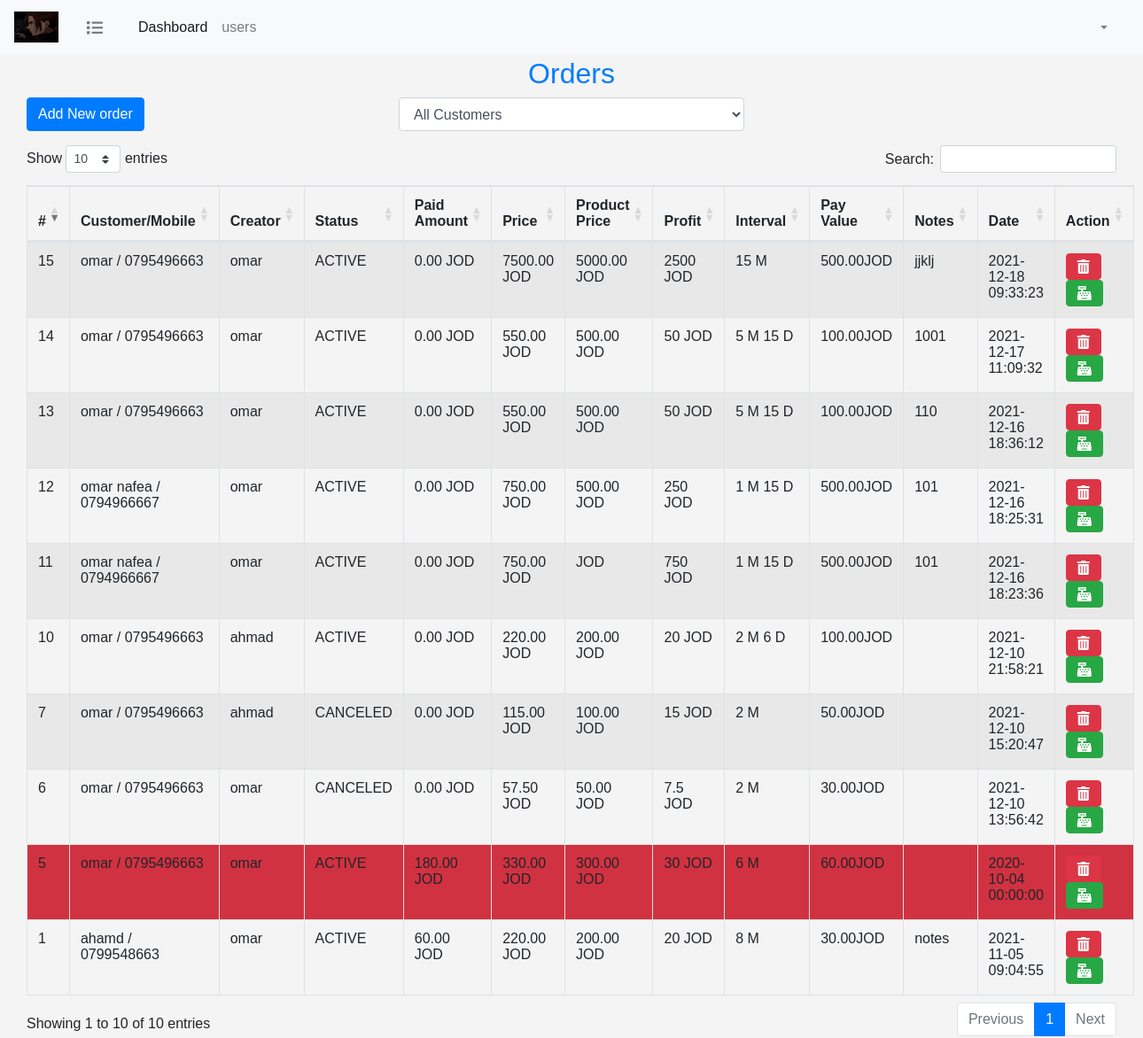
Screenshot of /orders/index.php with the database file from the repository.
### tables this page shows
CREATE TABLE IF NOT EXISTS `orders` (
  `order_id` int(11) NOT NULL AUTO_INCREMENT,
  `creator_id` int(11) NOT NULL,
  `customer_id` int(11) NOT NULL,
  `pay_interval` decimal(4,2) NOT NULL,
  `pay_value` decimal(8,2) NOT NULL,
  `price` decimal(8,2) NOT NULL,
  `status` enum('ACTIVE','FINISHED','CANCELED','') NOT NULL DEFAULT 'ACTIVE',
  `notes` text NOT NULL,
  `promissory_note` varchar(300) NOT NULL,
  `creation_date` datetime NOT NULL DEFAULT CURRENT_TIMESTAMP,
  PRIMARY KEY (`order_id`)
);

CREATE TABLE IF NOT EXISTS `customers` (
  `customer_id` int(11) NOT NULL AUTO_INCREMENT,
  `name` varchar(155) NOT NULL,
  `email` varchar(50) NOT NULL,
  `mobile` varchar(14) NOT NULL,
  `password` varchar(255) NOT NULL,
  PRIMARY KEY (`customer_id`),
  UNIQUE KEY `email` (`email`)
);

CREATE TABLE IF NOT EXISTS `users` (
  `id` int(11) NOT NULL AUTO_INCREMENT,
  `name` varchar(255) NOT NULL,
  `user_name` varchar(255) NOT NULL,
  `email` varchar(255) NOT NULL,
  `password` varchar(255) NOT NULL,
  `privilege_id` int(11) NOT NULL,
  `is_active` tinyint(1) NOT NULL DEFAULT '1',
  PRIMARY KEY (`id`),
  KEY `privilege_id` (`privilege_id`)
);

### orders/index.php (the view, shortened to what this page needs)
<?php
include('../db_connect.php');
$customer_condition = '';
$params = [];
$query = "SELECT o.*  , c.name as customer_name , c.mobile as customer_mobile , u.name as creator_name ,
(SELECT SUM(sub_price) FROM orders_products WHERE order_id = o.order_id  ) as products_price,
IFNULL((SELECT SUM(amount) FROM installments WHERE order_id = o.order_id  ),0) as sum_paid
from orders as o
INNER JOIN customers as c  ON c.customer_id = o.customer_id
INNER JOIN users as u ON u.id = o.creator_id
$customer_condition
ORDER BY o.order_id DESC
";
$statement = $con->prepare($query);
$statement->execute($params);
$orders = $statement->fetchAll(PDO::FETCH_ASSOC);
?>
<html>
<head>
    <?php include "../include/header.php";?>
    <link rel="stylesheet" href="orders.css">
</head>
<body>
<?php include "../include/navbar.php"?>
<div class="container-fluid pt-5">
    <?php
    include "../include/dashboard.php";
    ?>
    <h2 class="text-primary text-center mt-3">Orders</h2>
    <div class="row">
        <div class="col-md-4">
            <a href="add_order.php" class="btn btn-primary mb-2">Add New order</a>
        </div>
        <div class="form-group col-md-4">
            <select class="form-control" name="customers" id="filter_customer">
                <option value="-1">All Customers</option>
            </select>
        </div>
    </div>
    <table id="orders_table" class="table table-bordered table-striped">
        <thead>
        <tr>
            <th scope="col">#</th>
            <th scope="col">Customer/Mobile</th>
            <th scope="col">Creator</th>
            <th scope="col">Status</th>
            <th scope="col">Paid Amount</th>
            <th scope="col">Price</th>
            <th scope="col">Product Price</th>
            <th scope="col">Profit</th>
            <th scope="col">Interval</th>
            <th scope="col">Pay Value</th>
            <th scope="col">Notes</th>
            <th scope="col">Date</th>
            <th scope="col">Action</th>
        </tr>
        </thead>
        <tbody>
          <?php
          foreach($orders as $order)
          {
              $creation_date = strtotime($order['creation_date']) * 1000;
              $current_time =  microtime(true) * 1000;
              $time_diff = $current_time - $creation_date;
              $diff_in_month = $time_diff / 1000 / 60 / 60 / 24 / 30;
              $paid_amount = $order['sum_paid'];
              $isLate = false;
              $pay_interval = floatval($order['pay_interval']);
              $days = ($pay_interval - floor($pay_interval))*30;
              $months = floor($pay_interval);
              $interval_text = $months . " M " ;
              if($days != 0)
                  $interval_text .= $days . " D";
              if(floatval($paid_amount) < floatval($order['pay_value']) * floor($diff_in_month)){
                  $isLate = true;
              }
              ?>
               <tr class="<?=$isLate ? 'bg-danger': ''?>" id="<?=$order['order_id']?>">
               <td><?=$order['order_id']?></td>
               <td><?=$order['customer_name'] . ' / ' .$order['customer_mobile'] ?></td>
               <td><?=$order['creator_name']?></td>
               <td><?=$order['status']?></td>
               <td><?=$paid_amount?> JOD</td>
               <td><?=$order['price']?> JOD</td>
               <td><?=$order['products_price']?> JOD</td>
               <td><?= ($order['price'] - $order['products_price'] )?> JOD</td>
               <td><?=$interval_text?></td>
               <td><?=$order['pay_value']?>JOD</td>
               <td><?=$order['notes']?></td>
               <td><?=$order['creation_date']?></td>
               <td>
                   <button class="btn btn-danger cancel"><i class="fas fa-trash-alt"></i></button>
                   <a href="pay.php?order_id=<?=$order['order_id']?>"  class="btn btn-success"> <i class="fas fa-cash-register"></i></a>
               </td>
              </tr>
          <?php }?>
        </tbody>
    </table>
</div>
</body>
</html>

### assets/css/main.css (style rules this page uses)
* { margin: 0; padding: 0; -webkit-box-sizing:border-box; -moz-box-sizing:border-box; box-sizing:border-box; }
body { font-family: arial,tohama; margin:0; padding:0; background-color:#f4f4f4; }
.row { margin: 0; padding: 0; }

### orders/orders.css (style rules this page uses)
.table-striped { font-size: 16px !important; }

### rows the page displays
orders: order_id "15", customer.name "omar", customer.mobile "0795496663", users.name "omar", status "ACTIVE", paid_amount "0.00", price "7500.00", products_price "5000.00", products_price "2500", pay_interval "15 M", pay_value "500.00", notes "jjklj", creation_date "2021-12-18 09:33:23"
orders: order_id "14", customer.name "omar", customer.mobile "0795496663", users.name "omar", status "ACTIVE", paid_amount "0.00", price "550.00", products_price "500.00", products_price "50", pay_interval "5 M 15 D", pay_value "100.00", notes "1001", creation_date "2021-12-17 11:09:32"
orders: order_id "13", customer.name "omar", customer.mobile "0795496663", users.name "omar", status "ACTIVE", paid_amount "0.00", price "550.00", products_price "500.00", products_price "50", pay_interval "5 M 15 D", pay_value "100.00", notes "110", creation_date "2021-12-16 18:36:12"
orders: order_id "12", customer.name "omar nafea", customer.mobile "0794966667", users.name "omar", status "ACTIVE", paid_amount "0.00", price "750.00", products_price "500.00", products_price "250", pay_interval "1 M 15 D", pay_value "500.00", notes "101", creation_date "2021-12-16 18:25:31"
orders: order_id "11", customer.name "omar nafea", customer.mobile "0794966667", users.name "omar", status "ACTIVE", paid_amount "0.00", price "750.00", products_price "750", pay_interval "1 M 15 D", pay_value "500.00", notes "101", creation_date "2021-12-16 18:23:36"
orders: order_id "10", customer.name "omar", customer.mobile "0795496663", users.name "ahmad", status "ACTIVE", paid_amount "0.00", price "220.00", products_price "200.00", products_price "20", pay_interval "2 M 6 D", pay_value "100.00", creation_date "2021-12-10 21:58:21"
orders: order_id "7", customer.name "omar", customer.mobile "0795496663", users.name "ahmad", status "CANCELED", paid_amount "0.00", price "115.00", products_price "100.00", products_price "15", pay_interval "2 M", pay_value "50.00", creation_date "2021-12-10 15:20:47"
orders: order_id "6", customer.name "omar", customer.mobile "0795496663", users.name "omar", status "CANCELED", paid_amount "0.00", price "57.50", products_price "50.00", products_price "7.5", pay_interval "2 M", pay_value "30.00", creation_date "2021-12-10 13:56:42"
orders: order_id "5", customer.name "omar", customer.mobile "0795496663", users.name "omar", status "ACTIVE", paid_amount "180.00", price "330.00", products_price "300.00", products_price "30", pay_interval "6 M", pay_value "60.00", creation_date "2020-10-04 00:00:00"
orders: order_id "1", customer.name "ahamd", customer.mobile "0799548663", users.name "omar", status "ACTIVE", paid_amount "60.00", price "220.00", products_price "200.00", products_price "20", pay_interval "8 M", pay_value "30.00", notes "notes", creation_date "2021-11-05 09:04:55"
